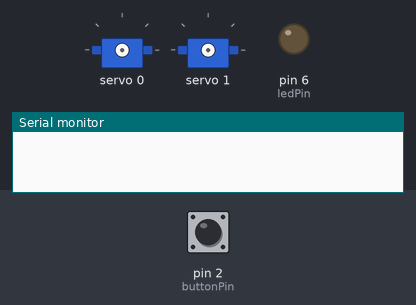
A sketch run on a simulated Arduino Uno, built with avr-gcc and run on an emulated ATmega328P. On the bench: 2 × servo, output pins drawn as LEDs (lit = HIGH), the last lines printed to the serial monitor. Inputs (shaded band) come from the test bench; at power-on: pin 2 (buttonPin) HIGH.

Above: at 1.2 s.
1.3 s: pin 2 (buttonPin) pulled LOW for 1 s
At 3.6 s:
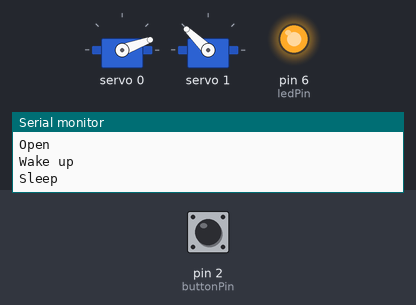
4.3 s: pin 2 (buttonPin) pulled LOW for 0.15 s
At 5.7 s:
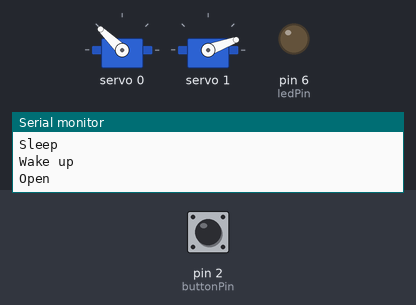
6.1 s: pin 2 (buttonPin) pulled LOW for 3.2 s
Timing chart, 0 to 11.4 s (numbered marks = the images above; inputs shaded):
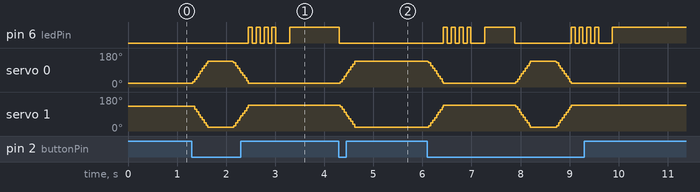

Measured:
- after the input at 1.3 s, pin 6 (ledPin): goes 3 × (HIGH 0.08 s, LOW 0.08 s), HIGH 0.08 s, LOW 0.28 s, then HIGH, starting after 1.2 s; servo 0: rises from 20° to 136° in 0.30 s, then falls to 20° in 0.83 s
- after the input at 4.3 s, pin 6 (ledPin): HIGH → LOW at once; servo 0: moves from 20° to 136° over 0.30 s, starting at once; servo 1: moves from 136° to 20° over 0.30 s, starting at once

The sketch:

mark42_code.ino
```cpp
#include <Wire.h>
#include <Adafruit_PWMServoDriver.h>

Adafruit_PWMServoDriver pwm = Adafruit_PWMServoDriver();

// Adjust for global change in small sg90 servo movement //
#define SERVOMIN 150
#define SERVOMAX 450
/////////////////////////////////////////////////////
#define SERVO_FREQ 50

uint8_t servonum = 0;
int buttonPin = 2;
int ledPin = 6;
int buttonState = 0;
int globalPos = 1;
unsigned long previousMillis = 0;
unsigned long interval = 5000;
int a = 60;

int animDelay = 1;
int mainServoL = 0;
int mainServoR = 1;
int servoBrowCenter = 4;

// Adjust below numbers for individual servos
int mainServoClosed = 750;
int mainServoOpen = 1950;

void setup() {
  Serial.begin(9600);
  pwm.begin();
  pwm.setOscillatorFrequency(27000000);
  pwm.setPWMFreq(SERVO_FREQ);
  pinMode(buttonPin, INPUT_PULLUP);
  delay(50);
  pwm.sleep();
}

int getAngleToPulse(int angle) {
  return map(angle, 0, 180, SERVOMIN, SERVOMAX);
}

void loop()
{
  buttonState = digitalRead(buttonPin);
  if (buttonState == 0) {
    Serial.println("Wake up");
    pwm.wakeup();

    if (globalPos > 0)
    {
      // EYES
      analogWrite(ledPin, 0);
      // MAIN SERVOS
      for (uint16_t microsec = mainServoClosed; microsec < mainServoOpen; microsec +=5) {
        pwm.writeMicroseconds(mainServoL, microsec);
        pwm.writeMicroseconds(mainServoR, (mainServoOpen+mainServoClosed-microsec));
      }
      globalPos = 0;
      delay(animDelay);
      Serial.println("Open");
    }
    else
    {
      //MAIN SERVOS
      for (uint16_t microsec = mainServoOpen; microsec > mainServoClosed; microsec-=5) {
        pwm.writeMicroseconds(mainServoL, microsec);
        pwm.writeMicroseconds(mainServoR, (mainServoOpen+mainServoClosed-microsec));
      }
      delay(animDelay);

      //Blinking eyes
      for(int i=0; i<4; i++)
      {
        analogWrite(ledPin, 255) ;
        delay(80) ;
        analogWrite(ledPin, 0) ;
        delay(80) ;
      }
      delay(200) ;
      analogWrite(ledPin, 255) ;
      globalPos = 1;
      delay(100);
      Serial.println("Sleep");
      pwm.sleep();
    }
    delay(500);
  }
  delay(10);
}
```
